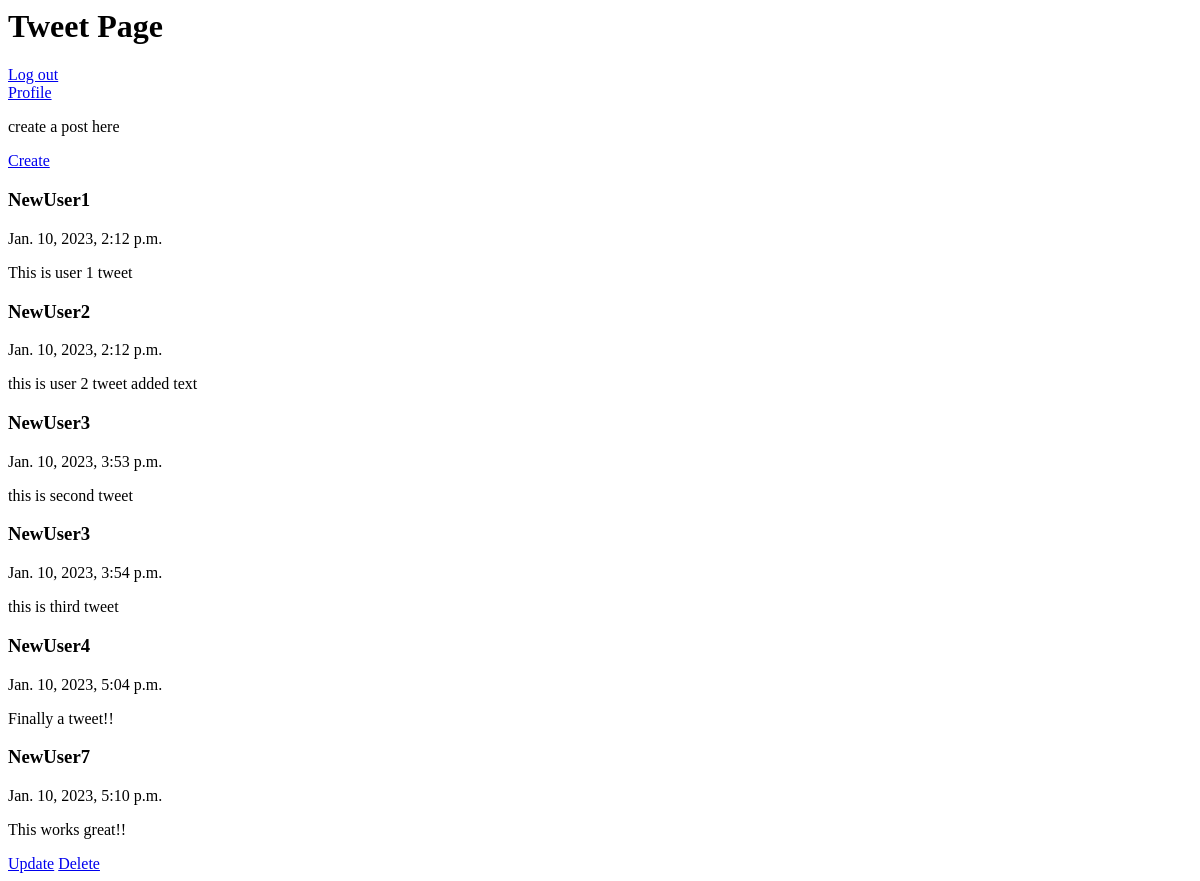
Before: /home/ (signed in) with the older database file.
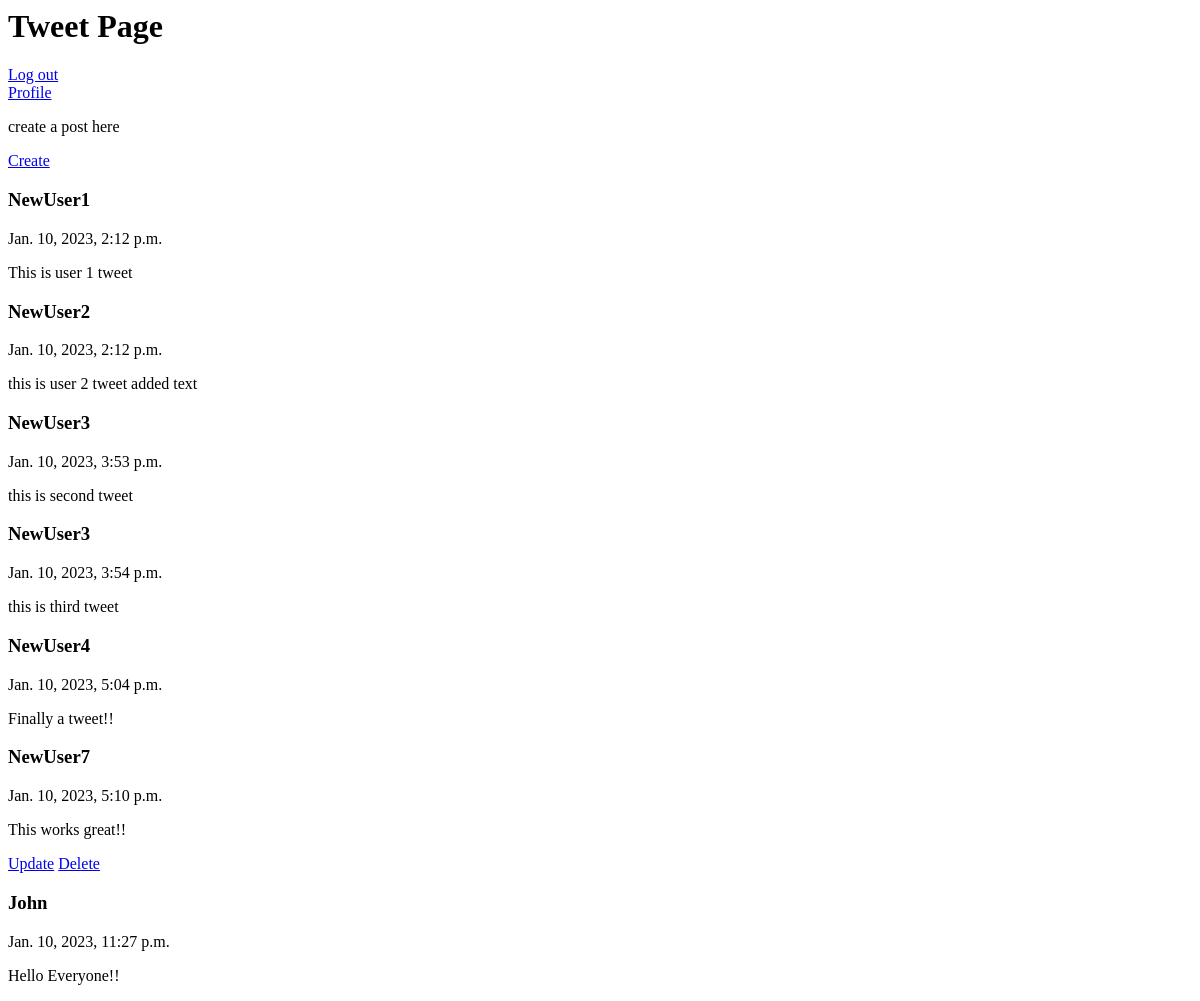
After: the same page with the newer database file.
### proj1/models.py (models this page shows)
class tweet(models.Model):
    text = models.TextField(max_length= 200, default= '')
    datetime = models.DateTimeField(default=timezone.now)
    uname = models.ForeignKey(User, on_delete=models.CASCADE)

### proj1/views.py (the view)
# urls.py: 2. Add a URL to urlpatterns:  path('', views.home, name='home')
@login_required
def home(request):
    context = {'tweets':tweet.objects.all()}
    return render(request,'proj1/home.html',context)

### proj1/templates/proj1/home.html (shortened to what this page needs)
{% extends 'proj1/base.html' %} {% block content%}
<h1>Tweet Page</h1>
<div>
  {% if user.is_authenticated %}
  <div><a href="/logout">Log out</a></div>
  <div><a href="/profile">Profile</a></div>
  <form method="POST">
    <p>create a post here</p>
    <div><a href="/create">Create</a></div>
  </form>
  {% endif %} {% for tweet in tweets %}
  <h3>{{ tweet.uname}}</h3>
  <p>{{tweet.datetime}}</p>
  <p>{{tweet.text}}</p>
  {% if tweet.uname == user %}
  <a href="{% url 'tweetupdate' tweet.id %}">Update</a>
  <a href="{% url 'tweetdelete' tweet.id %}">Delete</a>
  {% endif%} {% endfor %}
</div>
{% endblock content%}

Changed rows visible on the page:
added tweet: uname "John", datetime "Jan. 10, 2023, 11:27 p.m.", text "Hello Everyone!!"
